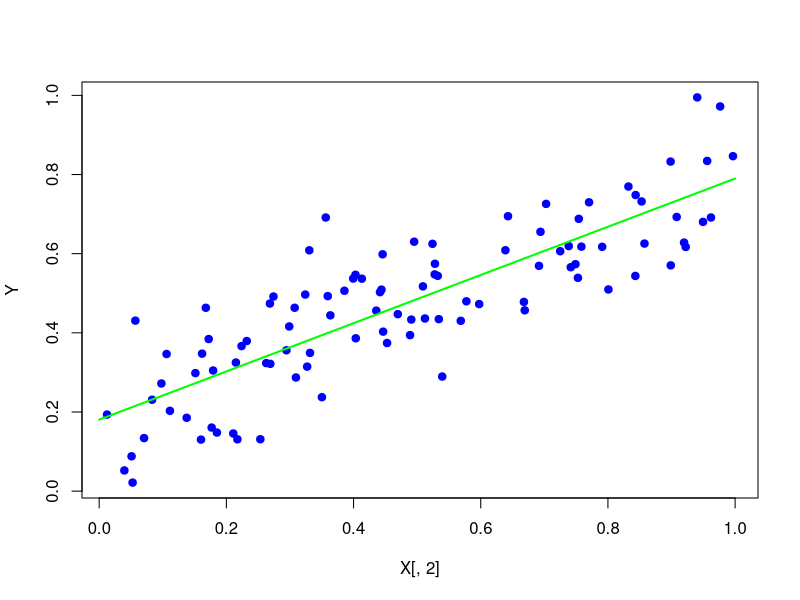

R code for this plot:
generate_data <- function(N, intercept, slope, sd) {
    X = matrix(runif(N))

    error = rnorm(N, mean=0, sd=sd)

    Y = intercept + slope * X + error

    result = cbind(X, Y)
    return(result)
}

solve_linear_regression <- function(X, Y) {
    num_parameters = dim(X)[2] + 1
    num_observations = dim(X)[1]
    if(length(Y) != num_observations)
    {
        print("Error. Number of response observations does not match number of explanatory observations.")
        return
    }

    X = cbind(rep(1, num_observations), X0)

    cat("Model:\n\n")

    cat("Y = ")
    for(i in 0:num_parameters)
    {
        cat("B", i, sep="")
        if(i == 0)
            cat(" ")
        else
            cat("x", i, " ", sep="")
        if(i < num_parameters)
            cat("+ ")
    }
    cat("+ E\n")

    # Initialise the parameter vector
    B = rep(0, num_parameters)

    cost = compute_cost(X, Y, B)
    cat("Cost: ", cost, "\n")

    # Derive the normal equations, represented as a matrix:
    normal_eqns = derive_normal_equations(X, Y, B)
    cat("\nNormal Equations:\n")
    print(normal_eqns)
}

compute_cost <- function(X, Y, B) {
    sum(((X %*% matrix(B)) - Y) ^ 2)
}

derive_normal_equations <- function(X, Y) {
    num_parms = dim(X)[2] 
    num_obs = dim(X)[1]
    
    mat = matrix(nrow=num_parms, ncol=num_parms)
    prods = rep(0, num_parms)
    for(j in 1:num_parms) {
        for(k in 1:num_parms) {
            coeff = 0
            for(i in 1:num_obs)
                coeff = coeff + X[i, k] * X[i, j]
            mat[j, k] = coeff
        }
        prod = 0
        for(i in 1:num_obs)
            prod = prod + Y[i] * X[i, j]
        prods[j] = prod
    }

    return(cbind(mat, prods))
}

X = rbind(
    c(1, 3, -2),
    c(3, 5,  6),
    c(2, 4,  3)
)
Y = c(5, 7, 8)

sln = c(-15, 8, 2)

solve_linear_system <- function(X, Y) {
    augmented = cbind(X, Y)
    colnames(augmented) <- NULL
    print(augmented)

    for(j in 1:(dim(X)[2] - 1)) {
        for(i in (j + 1):dim(X)[1]) {
            factor = augmented[i, j] / augmented[j, j]
            augmented[i, ] = augmented[i, ] - factor * augmented[j,]
        }
        print(augmented)
    }

    cat("### Echelon Form ###\n")

    for(j in dim(X)[1]:2) {
        for(i in (j - 1):1) {
            factor = augmented[i, j] / augmented[j, j]
            augmented[i,] = augmented[i,] - factor * augmented[j,]
        }
        print(augmented)
    }

    cat("### Solution Form ###\n")
    solution = rep(0, dim(X)[1])
    for(i in 1:dim(X)[1])
        solution[i] = augmented[i, dim(X)[1] + 1] / augmented[i, i]
    print("Solution:")
    print(solution)

    cat("Product: ", c(X %*% solution), "\n")
    cat("Expected product: ", Y, "\n")

    return(solution)
}

draw_fit <- function(B) {
    fitted_line <- function(x) {
        B[1] + B[2] * x
    }
    curve(fitted_line, from=0, to=1, add=TRUE, lwd=2, col="green")
}

fit_regression <- function(X, Y) {
    tmp = derive_normal_equations(X, Y)
    system_coeffs = tmp[,1:dim(X)[2]]
    system_prods = tmp[, dim(X)[2] + 1]

    B = solve_linear_system(system_coeffs, system_prods)
    return(B)
}

num_features = 1
data = generate_data(100, 0.2, 0.6, 0.1)
X = cbind(rep(1, dim(data)[2]), data[,1:num_features])
Y = data[,num_features + 1]
plot(X[,2], Y, col="blue", pch=19)

B = fit_regression(X, Y)
draw_fit(B)